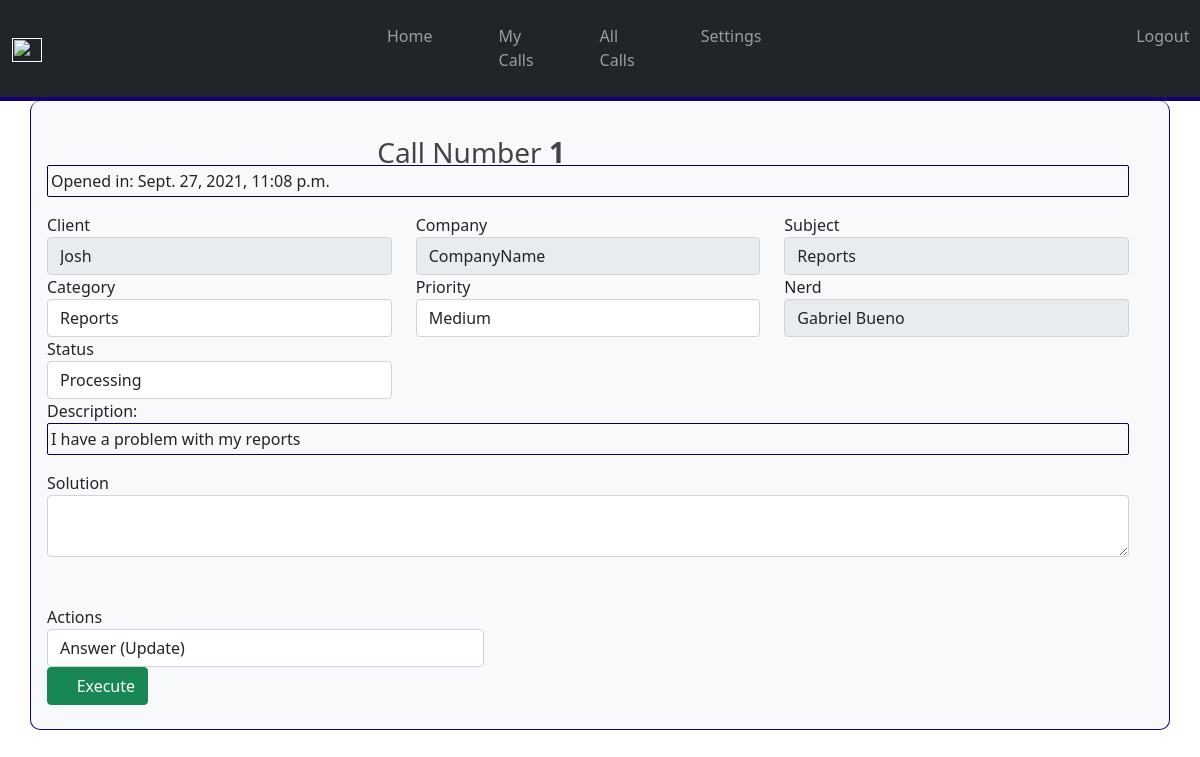
Screenshot of /calls/1/detail with the database file from the repository.
### calls/models.py (models this page shows)
class Call(models.Model):
    descriptionCall = models.TextField(null=False,blank=False)
    categoryCall = models.IntegerField(null=False,blank=False)
    subjectCall = models.CharField(max_length=60,null=False,blank=False)
    clientCall = models.CharField(max_length=30,null=False,blank=False)
    companyCall = models.CharField(null=False,blank=False,max_length=30)
    priorityCall = models.IntegerField(null=False,blank=False,default=0)
    emailResponseCall = models.EmailField(null=False,blank=False)
    statusCall = models.IntegerField(default=0,null=False,blank=False)
    solutionCall = models.TextField(default='',null=False,blank=False)
    nerdCall = models.CharField(default=0,max_length=30,null=False,blank=False) #nerdLogin
    dateTimeCall = models.DateTimeField(auto_now_add=True, blank=True)

### categories/models.py (models this page shows)
class Category(models.Model):
    categoryName = models.CharField(max_length=50,null=False,blank=False)

### priorities/models.py (models this page shows)
class Priority(models.Model):
    priorityName = models.CharField(max_length=30,null=False,blank=False)

### nerds/models.py (models this page shows)
class Nerd(models.Model):
    nerdName = models.CharField(max_length=120,null=False,blank=False)
    nerdFowards = models.IntegerField(default=0,null=False,blank=False)
    nerdLogin = models.CharField(max_length=30,default=0,null=False,blank=False)

### status/models.py (models this page shows)
class Status(models.Model):
    statusName = models.CharField(max_length=100,null=False,blank=False)

### calls/views.py (the view, shortened to what this page needs)
# urls.py: path('calls/<int:id>/detail', calls_detail_view, name='callsdetail'),
def calls_detail_view(request, id):
    call = Call.objects.get(id=id)
    nerd = Nerd.objects.get(nerdLogin=call.nerdCall)
    context = {
        "call": Call.objects.get(id=id),
        "status": Status.objects.all(),
        "priorities": Priority.objects.all(),
        "categories": Category.objects.all(),
        "nerds": Nerd.objects.all(),
        "nerdSelected": nerd.nerdName
    }
    return render(request, "calls/detail.html", context)

### templates/calls/detail.html (shortened to what this page needs)
{% extends 'base.html' %}
{% block content %}
<h3 class="page-title">Call Number <strong>{{call.id}}</strong></h3>
<form action="{% url 'callsdetail' call.id %}" class="row g-3" method="POST"> {% csrf_token %}
    <div class="row">
        <div class="col-md-12">
            <div class="form-group">
                <p style="border: 1px solid rgb(6, 0, 87); border-radius: 2px; padding: 3px;" class="mb-6">Opened in: {{call.dateTimeCall}}</p>
            </div>
        </div>
        <div class="col-md-4">
            <div class="form-group">
                <label class="control-label">Client</label>
                <input type="text" class="form-control" readonly name="name" value="{{call.clientCall}}">
            </div>
        </div>
        <div class="col-md-4">
            <div class="form-group">
                <label class="control-label">Company</label>
                <input type="text" class="form-control" readonly name="name" value="{{call.companyCall}}">
            </div>
        </div>
        <div class="col-md-4">
            <div class="form-group">
                <label class="control-label">Subject</label>
                <input type="text" class="form-control" readonly name="name" value="{{call.subjectCall}}">
            </div>
        </div>
        <div class="col-md-4">
            <div class="form-group">
                <label class="control-label">Category</label>
                <select name="categoryCall" id="categoryCall" class="form-control">
                    {% for cat in categories %}
                    <option value="{{cat.id}}" {% if cat.id == call.categoryCall %} selected {%endif%}>
                        {{cat.categoryName}}
                    </option>
                    {% endfor %}
                </select>
            </div>
        </div>
        <div class="col-md-4">
            <div class="form-group">
                <label class="control-label">Priority</label>
                <select  name="priorityCall" id="priorityCall" class="form-control">
                    {% for prior in priorities %}
                    <option value="{{prior.id}}" {% if prior.id == call.priorityCall %} selected {%endif%}>
                        {{prior.priorityName}}</option>
                    {% endfor %}
                </select>
            </div>
        </div>
        <div class="col-md-4">
            <div class="form-group">
                <label class="control-label">Nerd</label>
                <input type="text" readonly class="form-control" name="nerdNameCall" id="nerdNameCall" value="{{nerdSelected}}">
            </div>
        </div>
        <div class="col-md-4">
            <div class="form-group">
                <label class="control-label">Status</label>
                <select name="statusCall" id="statusCall" class="form-control">
                    {% for stat in status %}
                    <option value="{{stat.id}}" {% if stat.id == call.statusCall %} selected {%endif%}>
                        {{stat.statusName}}
                    </option>
                    {% endfor %}
                </select>
            </div>
        </div>
        <div class="col-md-12">
            <div class="form-group">
                <label class="control-label">Description:</label>
                <p style="border: 1px solid rgb(6, 0, 87); border-radius: 2px; padding: 3px;" class="mb-6">
                    {{call.descriptionCall}}</p>
            </div>
        </div>
        <div class="col-md-12">
            <div class="form-group">
                <label class="control-label">Solution</label>
                <textarea type="text" class="form-control" class="form-control" name="solutionCall">{{call.solutionCall}}</textarea>
            </div>
        </div>
        <div class="col-md-5">
            <div class="form-group">
                <br><br><label class="control-label">Actions</label>
                <select onchange="showNerds(this.value)" name="options" id="options" class="form-control">
                    <option value="1">Answer (Update)</option>
                </select>
            </div>
        </div>
        <div class="row">
            <div class="col-md-5">
                <div class="form-group">
                    <button type="submit" name="execute" class="btn btn-success"><i class="fa fa-check"></i>
                        Execute</button>
                </div>
            </div>
        </div>
    </div>
</form>
{% endblock content %}

### templates/base.html (style rules this page uses)
.page-title { margin: 1% 30%; color: rgb(68, 68, 68); }

### rows the page displays
Call: id "1", dateTimeCall "Sept. 27, 2021, 11:08 p.m.", name "Josh", name "CompanyName", name "Reports", categoryCall "Reports", priorityCall "Medium", statusCall "Processing", descriptionCall "I have a problem with my reports"
Nerd: nerdNameCall "Gabriel Bueno"
